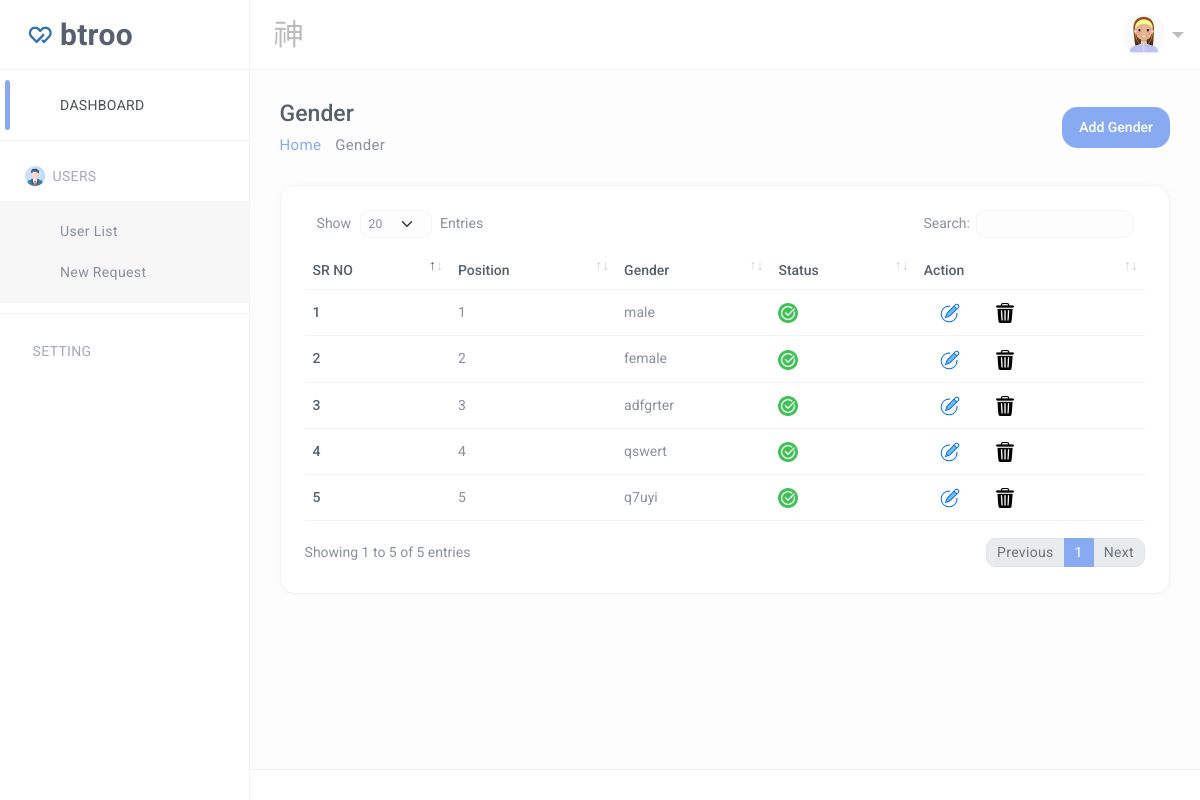
The page /gender_table on the database its author committed.
### dBitro/models.py (models this page shows)
class Gender_master(models.Model):
    position=models.IntegerField()
    gender_name=models.CharField(max_length=100)
    is_active=models.BooleanField(default=True)

### dBitro/views.py (the view)
# urls.py: path('gender_table',views.gender_table,name='gender_table'),
def gender_table(request):
    data=Gender_master.objects.all()
    return render(request,'gender_table.html',{'data':data})

### template/gender_table.html (shortened to what this page needs)
{% extends "base.html" %}{% load static %}{% block content %}
<div class="ec-content-wrapper">
    <div class="content">
        <div class="breadcrumb-wrapper d-flex align-items-center justify-content-between">
            <div>
                <h1>Gender</h1>
                <p class="breadcrumbs"><span><a href="{% url 'index' %}">Home</a></span>
                    <span></span>Gender</p>
            </div>
            <div>
                <button type="button" class="btn btn-primary" data-bs-toggle="modal" data-bs-target="#addVendor"> Add Gender
                </button>
            </div>
        </div>
        <div class="row">
            <div class="col-12">
                <div class="card card-default">
                    <div class="card-body">
                        <div class="table-responsive">
                            <table id="responsive-data-table" class="table"
                                style="width:100%">
                                <thead>
                                    <tr>
                                        <th>SR NO</th>
                                        <th>Position</th>
                                        <th>Gender</th>
                                        <th>Status</th>
                                        <th>Action</th>
                                    </tr>
                                </thead>
                                <tbody>
                                    {% for i in data %}
                                    <tr>
                                        <td>{{forloop.counter}}</td>
                                        <td>{{i.position}}</td>
                                        <td>{{i.gender_name}}</td>
                                        <td>
                                            {% if i.is_active %}
                                            <a href="{% url 'DeactiveGender' i.id %}"><button><img src="{% static 'assets/img/icons/active.png' %}" alt="" srcset="" width="20px"></button></a>
                                            {% else %}
                                            <a href="{% url 'ActiveGender' i.id %}"><button><img src="{% static 'assets/img/icons/deactive.png' %}" alt="" srcset="" width="20px"></button></a>
                                            {% endif %}
                                        </td>
                                        <td>
                                                <button><a class="dropdown-item" href="{% url 'gender_update' i.id %}"><img src="{% static 'assets/img/write.png' %}" width="20px" alt=""></a></button>
                                                <button><a class="dropdown-item" href="{% url 'gender_delete' i.id %}"><img src="{% static 'assets/img/bin.png' %}" width="20px"></a></button>
                                            </div>
                                    {% endfor %}
                        </div>
                    </div>
                </div>
            </div>
{% endblock %}

### rows shown on the page
Gender_master: position "1", gender_name "male", is_active True (drawn)
Gender_master: position "2", gender_name "female", is_active True (drawn)
Gender_master: position "3", gender_name "adfgrter", is_active True (drawn)
Gender_master: position "4", gender_name "qswert", is_active True (drawn)
Gender_master: position "5", gender_name "q7uyi", is_active True (drawn)
